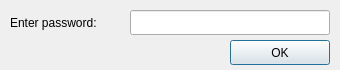
<?xml version="1.0" encoding="UTF-8"?>
<ui version="4.0">
 <class>AuthWindow</class>
 <widget class="QDialog" name="AuthWindow">
  <property name="geometry">
   <rect>
    <x>0</x>
    <y>0</y>
    <width>340</width>
    <height>70</height>
   </rect>
  </property>
  <property name="sizePolicy">
   <sizepolicy hsizetype="Fixed" vsizetype="Fixed">
    <horstretch>0</horstretch>
    <verstretch>0</verstretch>
   </sizepolicy>
  </property>
  <property name="minimumSize">
   <size>
    <width>340</width>
    <height>70</height>
   </size>
  </property>
  <property name="maximumSize">
   <size>
    <width>340</width>
    <height>70</height>
   </size>
  </property>
  <property name="windowTitle">
   <string>Authorization</string>
  </property>
  <widget class="QPushButton" name="ok_button">
   <property name="geometry">
    <rect>
     <x>230</x>
     <y>40</y>
     <width>100</width>
     <height>25</height>
    </rect>
   </property>
   <property name="text">
    <string>OK</string>
   </property>
  </widget>
  <widget class="QLineEdit" name="password_text_box">
   <property name="geometry">
    <rect>
     <x>130</x>
     <y>10</y>
     <width>200</width>
     <height>25</height>
    </rect>
   </property>
  </widget>
  <widget class="QLabel" name="text_enter_password">
   <property name="geometry">
    <rect>
     <x>10</x>
     <y>10</y>
     <width>110</width>
     <height>25</height>
    </rect>
   </property>
   <property name="text">
    <string>Enter password:</string>
   </property>
  </widget>
 </widget>
 <resources/>
 <connections/>
</ui>
